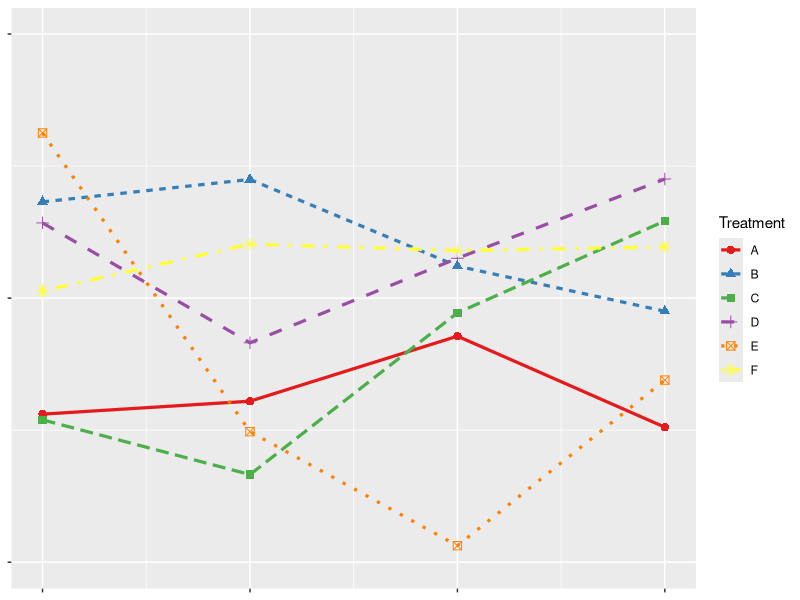
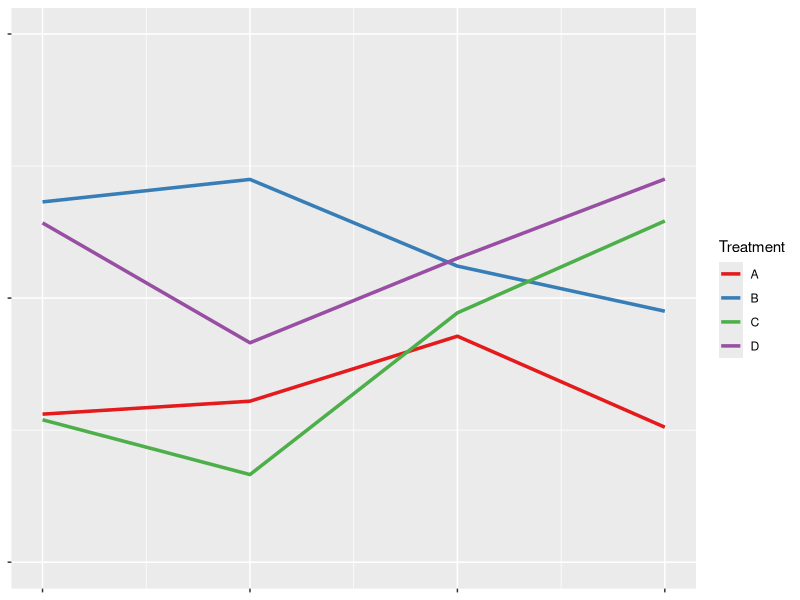
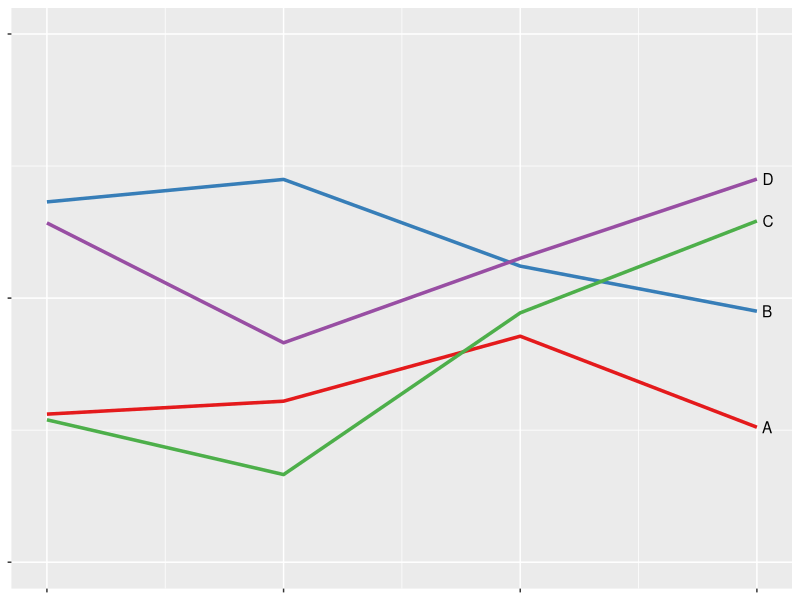
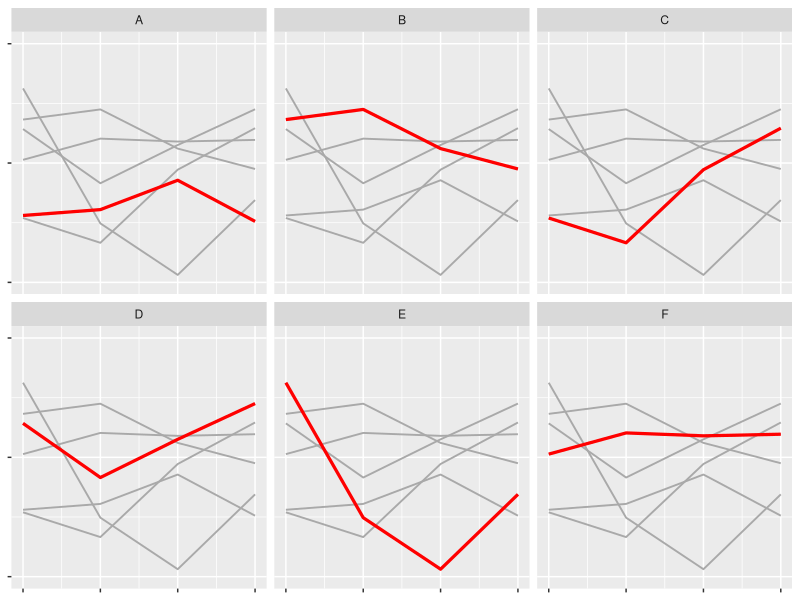

Write the R code that produced these figures, in order.
## ---- chunk 1
knitr::opts_chunk$set(echo = FALSE)

library(ggplot2)

# Define a minimal theme
th_close <- theme(
  axis.title.y = element_blank(),
  axis.text.y = element_blank(),
  axis.title.x = element_blank(),
  axis.text.x = element_blank(
  )
) 

# Set seed for reproducibility 
set.seed(65)
## ---- chunk 2
df <- data.frame(
  Treatment = rep(c("A", "B", "C", "D", "E", "F"),
                  each = 4),
  trt2 = rep(c("A", "B", "C", "D", "E", "F"),
             each = 4),
  Visit = rep(c(1, 2, 3, 4), 6),
  Response = c(
    rnorm(4, 2, 0.5),
    rnorm(4, 3, 0.5),
    rnorm(4, 2, 1),
    rnorm(4, 3, 0.5),
    rnorm(4, 2.5, 1),
    rnorm(4, 3, 0.2)
  )
)
## ---- chunk 3

ggplot(df, aes(
  x = Visit,
  y = Response,
  group = Treatment,
  color = Treatment
)) +
  geom_line(size = 1.1, aes(linetype = Treatment)) +
  geom_point(size = 2.5, aes(shape = Treatment)) +
  scale_x_continuous(limits = c(1, 4), breaks = c(1, 2, 3, 4)) +
  scale_y_continuous(limits = c(0, 5), breaks = c(0, 2.5, 5)) +
  scale_color_brewer(palette = "Set1") +
  th_close

## ---- chunk 4
ggplot(
  subset(
    df,
    Treatment == "A" |
      Treatment == "B" | Treatment == "C" | Treatment == "D"
  ),
  aes(
    x = Visit,
    y = Response,
    group = Treatment,
    color = Treatment
  )
) +
  geom_line(size = 1.2) +
  scale_x_continuous(limits = c(1, 4), breaks = c(1, 2, 3, 4)) +
  scale_y_continuous(limits = c(0, 5), breaks = c(0, 2.5, 5)) +
  scale_color_brewer(palette = "Set1") +
  th_close
## ---- chunk 5
ggplot(
  subset(
    df,
    Treatment == "A" |
      Treatment == "B" | Treatment == "C" | Treatment == "D"
  ),
  aes(
    x = Visit,
    y = Response,
    group = Treatment,
    color = Treatment
  )
) +
  geom_line(size = 1.2) +
  scale_x_continuous(limits = c(1, 4), breaks = c(1, 2, 3, 4)) +
  scale_y_continuous(limits = c(0, 5), breaks = c(0, 2.5, 5)) +
  scale_color_brewer(palette = "Set1") +
  th_close +
  geom_text(
    data = subset(
      df,
      Visit == "4" &
        (
          Treatment == "A" |
            Treatment == "B" | Treatment == "C" | Treatment == "D"
        )
    ),
    aes(label = Treatment),
    position = "nudge",
    hjust = -0.5,
    vjust = 0.5,
    color = "black"
  ) +
  theme(legend.position = "none")

## ---- chunk 6
ggplot(df, aes(x = Visit, y = Response, group = Treatment)) +
  geom_line (
    data = transform(df, Treatment = NULL),
    aes(x = Visit, y = Response, group = trt2),
    size = 0.65,
    color = "darkgray"
  ) +
  geom_line(size = 1.1, color = "red") +
  scale_x_continuous(limits = c(1, 4), breaks = c(1, 2, 3, 4)) +
  scale_y_continuous(limits = c(0, 5), breaks = c(0, 2.5, 5)) +
  facet_wrap ( ~ Treatment) +
  th_close

